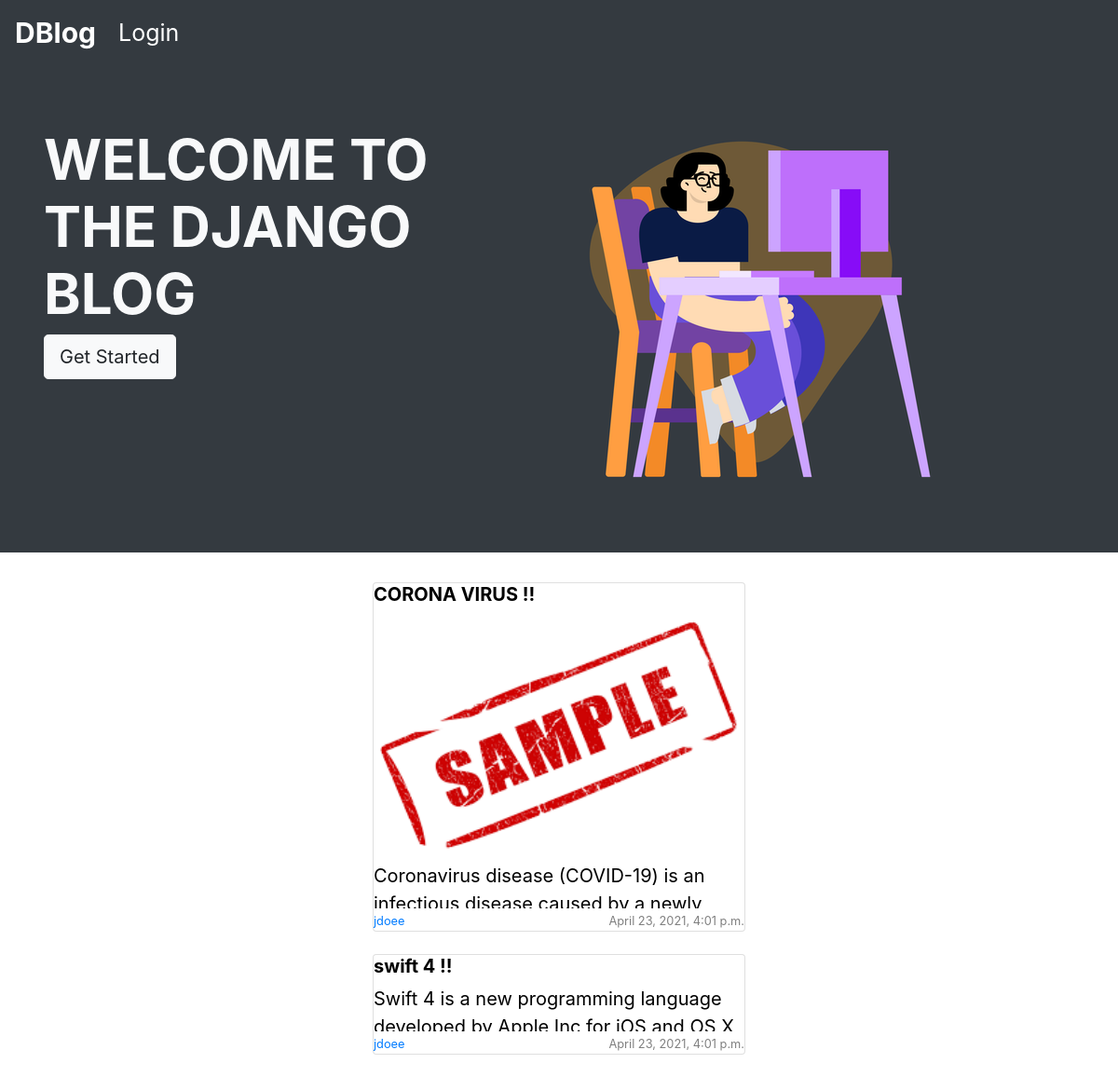
Before: / with the older database file.
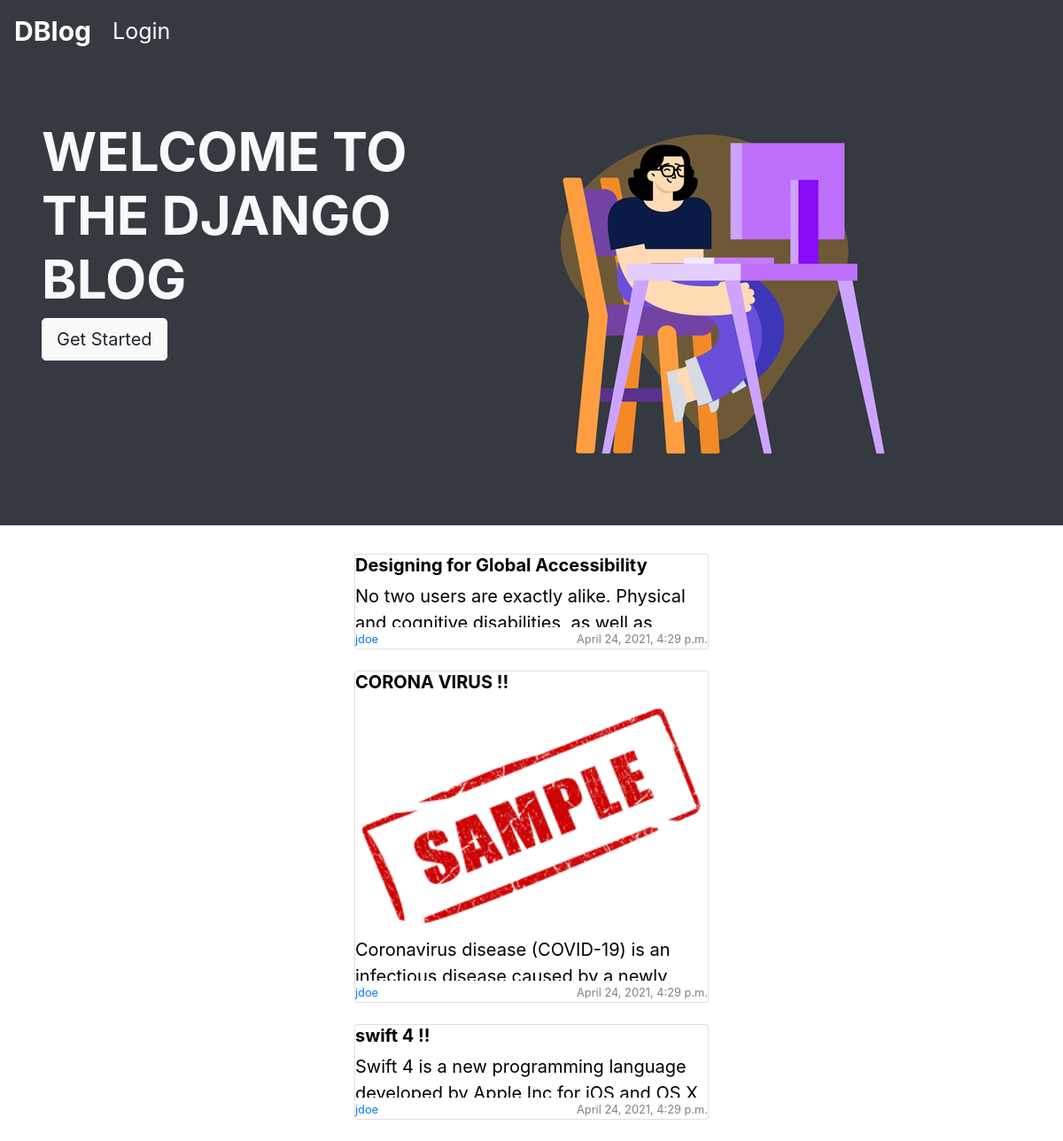
After: the same page with the newer database file.
### blogApp2/models.py (models this page shows, shortened)
class blogpost(models.Model):
    title = models.CharField(max_length=256)
    content = models.CharField(max_length=1000)
    author = models.CharField(max_length=256)
    pic = models.ImageField(upload_to='media', blank=True)
    tags = models.CharField(max_length=256, blank=True)
    time = models.DateTimeField(auto_now=True, auto_now_add=False)

### blogApp2/views.py (the view)
# urls.py: path('', views.index, name='index'),
def index(request):
    pr = profile.objects.filter(username=request.user)
    posts = blogpost.objects.all().order_by("time").reverse()
    return render(request, 'index.html', {'u': 'guest', 'blogs': posts, 'pr': pr})

### template/index.html (shortened to what this page needs)
{% load static %}
<!DOCTYPE html>
<html lang="en">
<head>
    <link rel="stylesheet" href="{% static 'css/bootstrap.css' %}">
    <link rel="stylesheet" href="{% static 'css/custom-style/style.css' %}">
</head>
<body>
    <nav class="navbar navbar-expand-lg navbar-dark bg-dark">
      <a class="navbar-brand font-weight-bold" href="#" style="font-size: larger;">DBlog</a>
            <ul class="navbar-nav" >
                <li class="nav-item active" >
                  <a class="nav-link "  href="{% url 'login'  %}">Login </a>
                </li>
          </nav>
          <div class="jumbotron bg-dark rounded-0" >
            <div class="container h-40">
                <div class="row">
                  <div class="col-lg-6">
                    <h1 class="text-light font-weight-bold" style="font-size: 60px;">WELCOME TO THE DJANGO BLOG</h1>
                    <a href="{% url 'login' %}" style="text-decoration: none;color:black"><input type="button" class = "btn btn-light btn-lg" value="Get Started"></a>
                  </div>
                  <div class="col-lg-6">
                    <img src="{% static 'img/Desk.png' %}" class="img-fluid" >
                  </div>
                </div>
                 </div>
          </div>
    <div class="container justify-content-md-center border-dark col-md-4  ">
        {% for i in blogs %}
        <div class="row">
        <div class="card ">
            <a href="{% url 'login' %}" style="text-decoration: none;color:black">
                <div class="card-item">
                <h5><b>{{i.title}}</b></h5>
                {% if i.pic %}
               <img src="{{i.pic.url}}" class="img-fluid" width="100%">
               {% endif %}
                <div class="text-wrap" style="height: 50px;overflow: hidden;">
                <p>{{i.content}}</p>
            </div>
                <a href="{% url 'login' %}"><small>{{i.author}}</small></a>
                <div style="float: right;color:#808080">
                <small>{{i.time}}</small>
            </div>
            </div>
            </a>
          </div>
        </div>
        <br>
        {% endfor %}
        </div>
</body>
</html>

### static/css/custom-style/style.css (style rules this page uses)
nav { font-size: 25px; }
p { font-size: 20px; }

Changed rows visible on the page:
added blogpost: title "Designing for Global Accessibility", content "No two users are exactly alike. Physical…", author "jdoe", time "April 24, 2021, 4:29 p.m."
changed blogpost "CORONA VIRUS !!": author "jdoee" → "jdoe"; time "April 23, 2021, 4:01 p.m." → "April 24, 2021, 4:29 p.m."
changed blogpost "swift 4 !!": author "jdoee" → "jdoe"; time "April 23, 2021, 4:01 p.m." → "April 24, 2021, 4:29 p.m."
